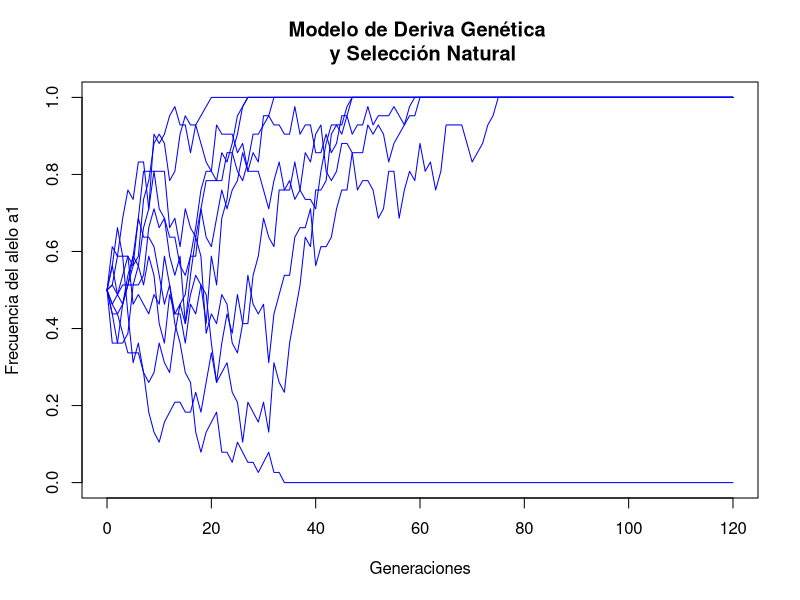

Source code (R):

##################################################
#          Selección Natural y Deriva            #
##################################################

# Valores de los parámetros
Fitness_AA = 1
Fitness_Aa = 0.95
Fitness_aa = 0.90
Tamaño_Efectivo = 20
Repeticiones = 10

# Condiciones iniciales
p_inicial = 0.5

# Duracion de la simulación
Duracion = 120

# Definición de la función Deriva_SN
Deriva_SN <- function(w11, w12, w22, po, N, Generaciones) {
  p <- c(po)
  for (t in 1:Generaciones) {
    a1 <- 0   # Simula efecto de la deriva
    for (i in 1:(2 * N)) {
      if (runif(1) < p[t]) {
        a1 <- a1 + 1
      }
    } # Termina efecto de la deriva
    pd <- a1 / (2 * N) # Simula efecto de la Selección, sobre el resultado de la Deriva
    wbar <- pd^2 * w11 + 2 * pd * (1 - pd) * w12 + (1 - pd)^2 * w22
    pprima <- (pd * w11 + (1 - pd) * w12) * pd / wbar # Termina efecto de la Selección
    p <- c(p, pprima)
  }
  return(p)
}

# Configuración de la semilla aleatoria
set.seed(73)

# Ejecución de la función Deriva_SN para el número de repeticiones estipulado
Resultados <- matrix(nrow = Duracion+1, ncol = Repeticiones)
for (i in 1:Repeticiones) {
  Resultados[, i] <- Deriva_SN(Fitness_AA, Fitness_Aa, Fitness_aa, p_inicial, Tamaño_Efectivo, Duracion)
}

# Gráfico de los resultados
plot(0:Duracion, Resultados[, 1], 
     type = "l", 
     col = "blue", 
     ylim = c(0, 1),
     xlab = "Generaciones", 
     ylab = "Frecuencia del alelo a1", 
     main = "Modelo de Deriva Genética \n y Selección Natural")
for (i in 2:Repeticiones) {
  lines(0:Duracion, Resultados[, i], col = "blue")
}

# Tomado y modificado de: Rougharden, J.1998. Primer of ecological theory. Prentice Hall


